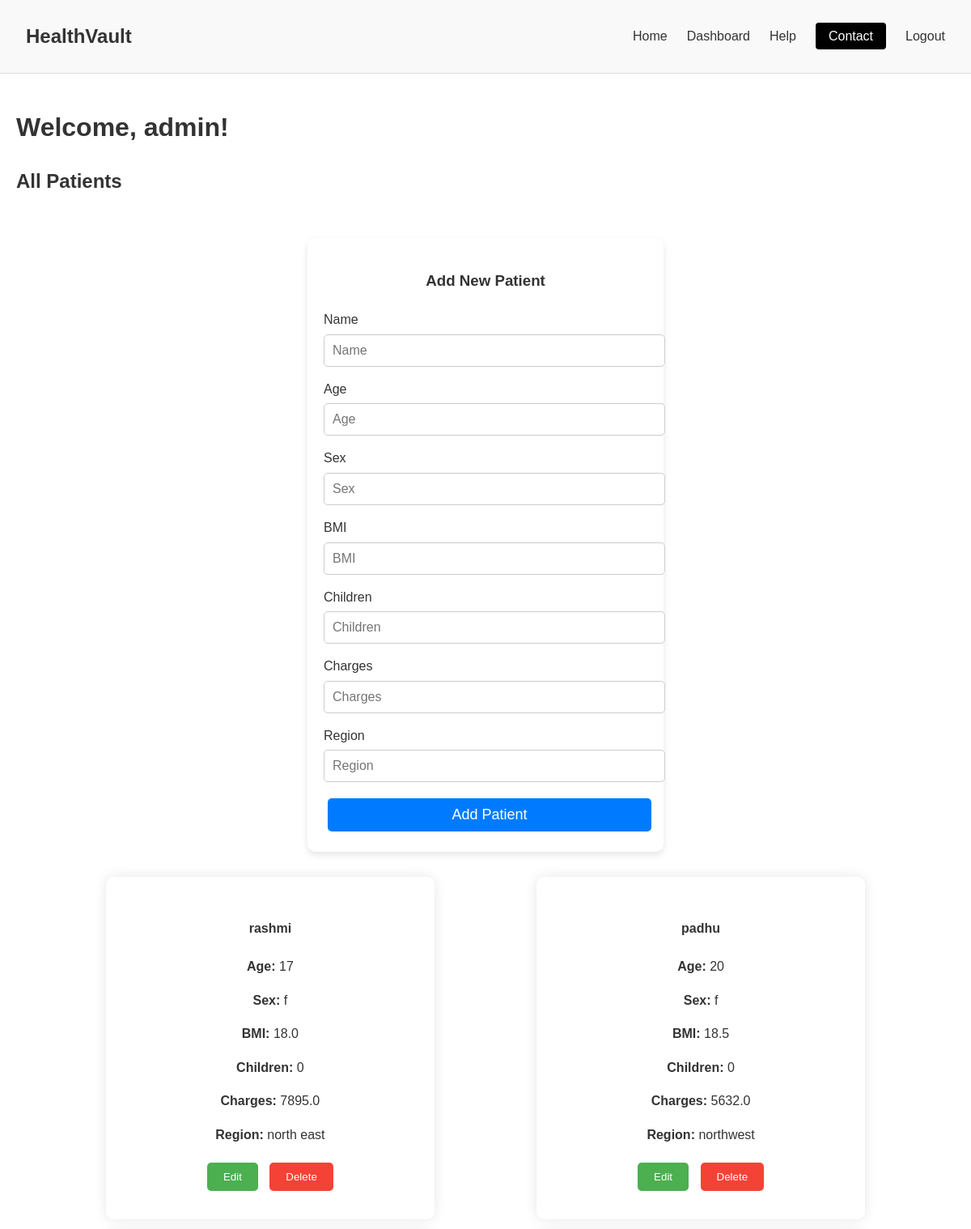
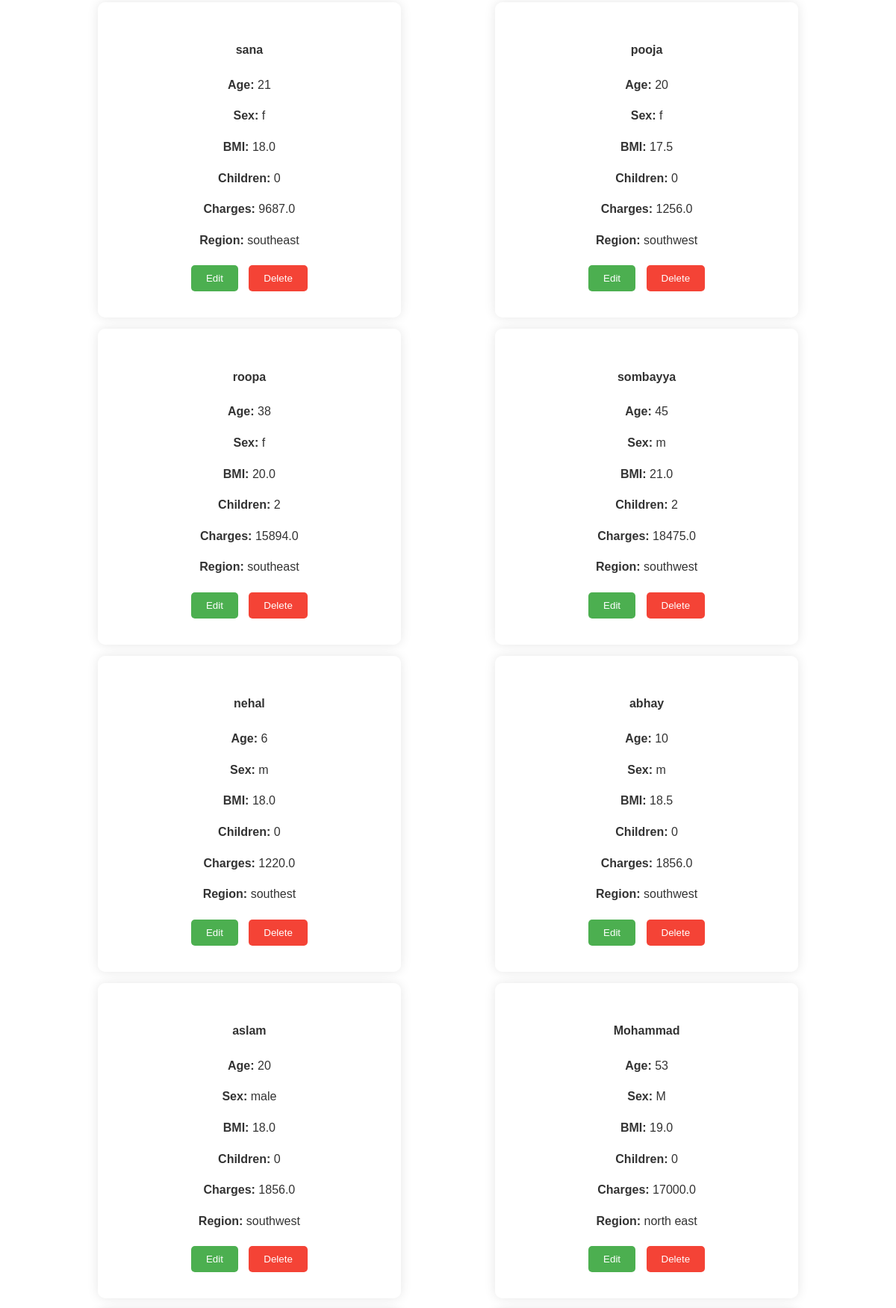
The app's page /index (signed in, upper part) with its own data (2 pictures, top to bottom).
### app.py (models this page shows)
class User(db.Model, UserMixin):
    id = db.Column(db.Integer, primary_key=True)
    username = db.Column(db.String(80), unique=True, nullable=False)
    password = db.Column(db.String(200), nullable=False)
    role = db.Column(db.String(20), default='user')  # 'user' or 'admin'
    is_active = db.Column(db.Boolean, default=True)
    patients = db.relationship('Patient', backref='user', lazy=True)

class Patient(db.Model):
    id = db.Column(db.Integer, primary_key=True)
    name = db.Column(db.String(120), nullable=False)
    age = db.Column(db.Integer, nullable=False)
    sex = db.Column(db.String(10), nullable=False)
    bmi = db.Column(db.Float, nullable=False)
    children = db.Column(db.Integer, nullable=False)
    charges = db.Column(db.Float, nullable=False)
    region = db.Column(db.String(50), nullable=False)
    user_id = db.Column(db.Integer, db.ForeignKey('user.id'), nullable=False)

### app.py (the view, shortened to what this page needs)
@app.route('/index', methods=['GET', 'POST'])
@login_required
def index():
    if current_user.username == ADMIN_USERNAME:
        patients = Patient.query.all()  # Admin can see all patients
    else:
        patients = Patient.query.filter_by(user_id=current_user.id).all()  # Regular users can see only their own patients
    return render_template('index.html', patients=patients, is_admin=(current_user.username == ADMIN_USERNAME))

### app.py (called while the page is built)
@login_manager.user_loader
def load_user(user_id):
    return User.query.get(int(user_id))

### templates/index.html (shortened to what this page needs)
{% extends 'base.html' %}
{% block content %}
<html lang="en">
<head>
</head>
<body>
    <div class="container">
        <h1>Welcome, {{ current_user.username }}!</h1>
        {% if is_admin %}
            <h2>All Patients</h2>
        {% else %}
            <h2>Your Patients</h2>
        {% endif %}
        <div class="add-form-container">
            <div class="add-form">
                <h3>Add New Patient</h3>
                <form method="POST" action="{{ url_for('index') }}">
                    <div class="form-group">
                        <label for="name">Name</label>
                        <input type="text" id="name" name="name" placeholder="Name" required>
                    </div>
                    <div class="form-group">
                        <label for="age">Age</label>
                        <input type="number" id="age" name="age" placeholder="Age" required>
                    </div>
                    <div class="form-group">
                        <label for="sex">Sex</label>
                        <input type="text" id="sex" name="sex" placeholder="Sex" required>
                    </div>
                    <div class="form-group">
                        <label for="bmi">BMI</label>
                        <input type="number" step="0.01" id="bmi" name="bmi" placeholder="BMI" required>
                    </div>
                    <div class="form-group">
                        <label for="children">Children</label>
                        <input type="number" id="children" name="children" placeholder="Children" required>
                    </div>
                    <div class="form-group">
                        <label for="charges">Charges</label>
                        <input type="number" step="0.01" id="charges" name="charges" placeholder="Charges" required>
                    </div>
                    <div class="form-group">
                        <label for="region">Region</label>
                        <input type="text" id="region" name="region" placeholder="Region" required>
                    </div>
                    <button type="submit" class="submit-button">Add Patient</button>
                </form>
            </div>
        </div>
        <div class="card-container">
            {% for patient in patients %}
                <div class="card">
                    <div class="card-body">
                        <h4>{{ patient.name }}</h4>
                        <p><strong>Age:</strong> {{ patient.age }}</p>
                        <p><strong>Sex:</strong> {{ patient.sex }}</p>
                        <p><strong>BMI:</strong> {{ patient.bmi }}</p>
                        <p><strong>Children:</strong> {{ patient.children }}</p>
                        <p><strong>Charges:</strong> {{ patient.charges }}</p>
                        <p><strong>Region:</strong> {{ patient.region }}</p>
                        <a href="{{ url_for('update', id=patient.id) }}"><button class="edit-button">Edit</button></a>
                        <form method="POST" action="{{ url_for('delete', id=patient.id) }}" style="display:inline;">
                            <button type="submit">Delete</button>
                        </form>
                    </div>
                </div>
            {% endfor %}
        </div>
    </div>
</body>
</html>
{% endblock %}

### templates/base.html (shortened to what this page needs)
<!DOCTYPE html>
<html lang="en">
<head>
</head>
<body>
    <header>
        <div class="logo">
            <span>HealthVault</span>
        </div>
        <nav>
            <ul>
                <li><a href="/index">Home</a></li>
                <li><a href="/dashboard">Dashboard</a></li>
                <li><a href="/help">Help</a></li>
                <li><a href="/contact" class="contact-btn">Contact</a></li>
                <li><a href="/logout">Logout</a></li>
            </ul>
        </nav>
    </header>
    {% block content %} {%endblock%}
</body>
</html>

### templates/base.html (style rules this page uses)
body { font-family: Arial, sans-serif; margin: 0; padding: 0; color: #333; line-height: 1.6; }
header { display: flex; justify-content: space-between; align-items: center; padding: 1rem 2rem; background-color: #f9f9f9; border-bottom: 1px solid #ddd; }
header .logo span { font-size: 1.5rem; font-weight: bold; }
nav ul { list-style: none; display: flex; gap: 1.5rem; }
nav ul li a { text-decoration: none; color: #333; transition: color 0.3s; }
.contact-btn { background-color: #000; color: #fff; padding: 0.5rem 1rem; border-radius: 4px; }

### templates/index.html (style rules this page uses)
body { background-image: url('https://img.freepik.com/premium-photo/health-insurance-concept-reduce-medical-expenses-hand-flip-wood-cube-with-icon-healthcare-medical-coin-wood-background-copy-space_52701-34.jpg'); background-size: cover; background-position: center; background-attachment: fixed; height: 100vh; margin: 0; font-family: Arial, sans-serif; }
.container { max-width: 1200px; margin: auto; padding: 20px; }
.add-form-container { display: flex; justify-content: center; align-items: center; height: 100vh; }
.add-form { width: 100%; max-width: 400px; background-color: rgba(255, 255, 255, 0.8); padding: 20px; border-radius: 10px; box-shadow: 0 4px 8px rgba(0, 0, 0, 0.1); margin-top: 20px; }
.add-form h3 { text-align: center; margin-bottom: 20px; }
.form-group { margin-bottom: 15px; }
.form-group label { display: block; margin-bottom: 5px; color: #333; }
.form-group input { width: 100%; padding: 10px; border: 1px solid #ccc; border-radius: 5px; font-size: 16px; }
.submit-button { width: 100%; padding: 10px; background-color: #007bff; color: white; border: none; border-radius: 5px; font-size: 18px; cursor: pointer; transition: background-color 0.3s ease; }
.card-container { display: flex; flex-wrap: wrap; justify-content: space-evenly; gap: 15px; margin-top: 20px; }
.card { background-color: rgba(255, 255, 255, 0.6); border-radius: 10px; box-shadow: 0 0 15px rgba(0, 0, 0, 0.1); width: calc(33.33% - 20px); padding: 20px; text-align: center; transition: transform 0.3s; }
.card-body { padding: 10px; }
button { background-color: #f44336; color: white; border: none; padding: 10px 20px; cursor: pointer; border-radius: 5px; margin: 5px; }
.edit-button { background-color: #4CAF50; }
a { color: white; }

### records on screen
User: username "admin"
Patient: name "rashmi", age "17", sex "f", bmi "18.0", children "0", charges "7895.0", region "north east"
Patient: name "padhu", age "20", sex "f", bmi "18.5", children "0", charges "5632.0", region "northwest"
Patient: name "sana", age "21", sex "f", bmi "18.0", children "0", charges "9687.0", region "southeast"
Patient: name "pooja", age "20", sex "f", bmi "17.5", children "0", charges "1256.0", region "southwest"
Patient: name "roopa", age "38", sex "f", bmi "20.0", children "2", charges "15894.0", region "southeast"
Patient: name "sombayya", age "45", sex "m", bmi "21.0", children "2", charges "18475.0", region "southwest"
Patient: name "nehal", age "6", sex "m", bmi "18.0", children "0", charges "1220.0", region "southest"
Patient: name "abhay", age "10", sex "m", bmi "18.5", children "0", charges "1856.0", region "southwest"
Patient: name "aslam", age "20", sex "male", bmi "18.0", children "0", charges "1856.0", region "southwest"
Patient: name "Mohammad", age "53", sex "M", bmi "19.0", children "0", charges "17000.0", region "north east"
